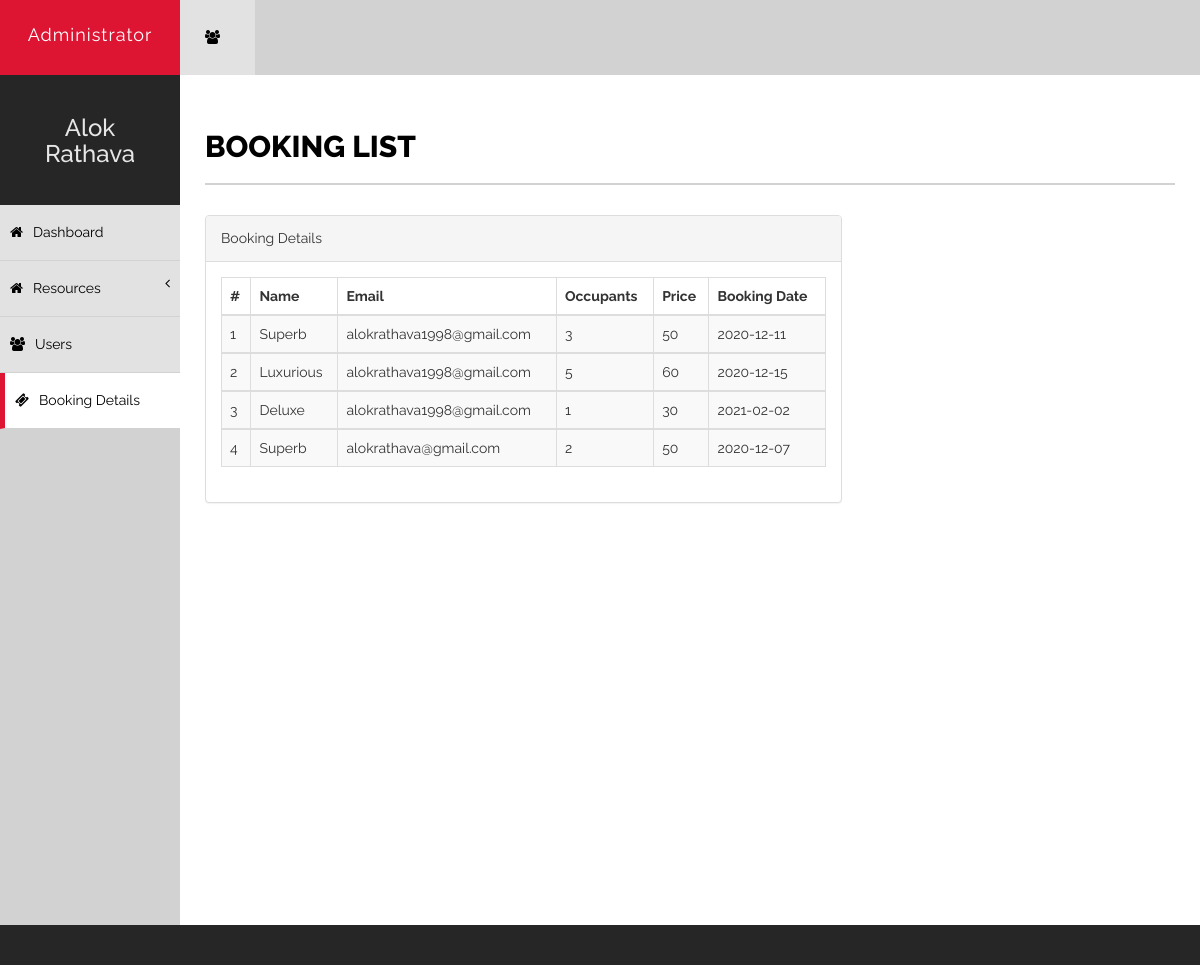
The app's page /admin/booking.php (signed in) with its own data.
### tables this page shows
CREATE TABLE IF NOT EXISTS `book_resource` (
  `id` int(5) NOT NULL AUTO_INCREMENT,
  `R_name` varchar(20) NOT NULL,
  `R_occupants` int(5) NOT NULL,
  `Email` varchar(30) NOT NULL,
  `R_price` int(5) NOT NULL,
  `Payment_id` varchar(30) NOT NULL,
  `R_bookdate` varchar(30) NOT NULL,
  PRIMARY KEY (`id`)
);

### admin/booking.php (the view, shortened to what this page needs)
<?php
    require 'config.php';
 ?>
<!DOCTYPE html>
<html xmlns="http://www.w3.org/1999/xhtml">
<head>
    <link href="assets/css/bootstrap.css" rel="stylesheet" />
    <link href="assets/css/font-awesome.css" rel="stylesheet" />
    <link href="assets/css/style.css" rel="stylesheet" />
</head>
<body>
    <div id="wrapper">
        <nav class="navbar navbar-default navbar-cls-top " role="navigation" style="margin-bottom: 0">
            <div class="navbar-header">
                <a  class="navbar-brand" href="dashboard.php">Administrator</a>
            </div>
           <div class="notifications-wrapper">
<ul class="nav">
                <li class="dropdown">
                    <a class="dropdown-toggle" data-toggle="dropdown" href="#">
                        <i class="fa fa-users"></i></a>
                        </li>
                    </ul>
            </div>
        </nav>
         <nav  class="navbar-default navbar-side" role="navigation">
            <div class="sidebar-collapse">
                <ul class="nav" id="main-menu">
                    <li>
                        <div class="user-img-div">
                             <h3 style="color: #f1f1f1f1;"><?php echo $_SESSION["a_name"]; ?></h3>
                        </div>
                    </li>
                    <li>
                        <a href="dashboard.php"><i class="fa fa-home "></i>Dashboard</a>
                    </li>
                    <li>
                        <a  href="#"><i class="fa fa-home "></i>Resources<span class="fa arrow"></span></a>
                    </li>
                    <li>
                        <a href="users.php" class=""><i class="fa fa-users"></i>Users</a>
                        <a href="booking.php" class="active-menu"><i class="fa fa-ticket"></i>Booking Details</a>
                    </li>
                </ul>
            </div>
        </nav>
        <div id="page-wrapper" class="page-wrapper-cls">
            <div id="page-inner">
                <div class="row">
                    <div class="col-md-12">
                        <h1 class="page-head-line">Booking List</h1>
                    </div>
                </div>
                <div class="row">
                <div class="col-md-8">
                    <div class="panel panel-default">
                        <div class="panel-heading">
                           Booking Details
                        </div>
                        <div class="panel-body">
                            <div class="table-responsive">
                                <table class="table table-striped table-bordered table-hover">
                                    <thead>
                                        <tr>
                                            <th>#</th>
                                            <th>Name</th>
                                            <th>Email</th>
                                            <th>Occupants</th>
                                            <th>Price</th>
                                            <th>Booking Date</th>
                                        </tr>
                                    </thead>
                                    <?php
                                        $select_sql_book = "SELECT * FROM `book_resource`";
                                        $result = $conn->query($select_sql_book);
                                        if ($result->num_rows>0) {
                                            while($row = $result->fetch_assoc()){
                                            $id = $row["id"];
                                            $name = $row["R_name"];
                                            $occupants = $row["R_occupants"];
                                            $email = $row["Email"];
                                            $price = $row["R_price"];
                                            $booking_date = $row["R_bookdate"];
                                                ?>
                                        <tbody>
                                        <tr>
                                            <td><?php echo $id; ?></td>
                                            <td><?php echo $name; ?></td>
                                            <td><?php echo $email; ?></td>
                                            <td><?php echo $occupants; ?></td>
                                            <td><?php echo $price; ?></td>
                                            <td><?php echo $booking_date; ?></td>
                                        </tr>
                                   <?php    }
                                        }
                                    ?>
                                </tbody>
                                </table>
                            </div>
                        </div>
                    </div>
                </div>
            </div>
            </div>
        </div>
    </div>
   <footer>
    </footer>
</body>
</html>

### admin/assets/css/style.css (style rules this page uses)
body { font-family: 'Raleway', sans-serif; line-height:25px; font-size:14px; }
#wrapper { width: 100%; background: #d2d2d2; }
#page-wrapper { padding: 15px 15px; min-height: 800px; background: #fff; }
#page-inner { width: 100%; margin: 10px 20px 10px 0px; background-color: #fff!important; padding: 10px; min-height: 800px; }
.page-head-line { font-size: 30px; text-transform: uppercase; color: #000; font-weight: 800; padding-bottom: 20px; border-bottom: 2px solid #d2d2d2; margin-bottom: 30px; }
.navbar-cls-top .navbar-brand { color: #fff; background: #DD1533; width: 180px; text-align: center; height: 75px; font-size: 18px; letter-spacing: 1px; padding-top: 25px; }
.user-img-div { min-height: 130px; padding: 20px; background-color: #262626; text-align:center; }
.active-menu { background-color: #fff!important; border-left: 5px solid #DD1533; }
.arrow { float: right; }
.fa.arrow:before { content: "\f104"; }
.sidebar-collapse, .sidebar-collapse .nav { background: none; }
.sidebar-collapse .nav { padding: 0; }
.sidebar-collapse .nav > li > a { color: #000; background: #E2E2E2; text-shadow: none; border-bottom: 1px solid #D2D2D2; }
.sidebar-collapse > .nav > li > a { padding: 15px 10px; }
.navbar-side { border: none; background-color: #202020; }
.navbar-cls-top { background: #262626; border-bottom: none; }
.navbar-default { border: 0px solid black; }
.navbar-header { background: #000000; }
.nav > li > a > i { margin-right: 10px; }
.notifications-wrapper { margin-left:3px; }
.notifications-wrapper .nav { background-color: #D2d2d2; }
.notifications-wrapper li { display: inline-block; }
.notifications-wrapper li a { padding: 25px; min-height: 50px; }
.notifications-wrapper .nav > li > a { background-color: #E2E2E2; color:#000; }
footer { background-color:#262626; padding:20px 50px; color:#fff; font-size:12px; }
@media (min-width:768px) { .page-wrapper-cls { margin: 0 0 0 180px; } }
@media (min-width:768px) { .navbar-side { z-index: 1; position: absolute; width: 180px; } }
@media (min-width:768px) { .navbar { border-radius: 0px; } }

### records on screen
book_resource: id "1", R_name "Superb", Email "alokrathava1998@gmail.com", R_occupants "3", R_price "50", R_bookdate "2020-12-11"
book_resource: id "2", R_name "Luxurious", Email "alokrathava1998@gmail.com", R_occupants "5", R_price "60", R_bookdate "2020-12-15"
book_resource: id "3", R_name "Deluxe", Email "alokrathava1998@gmail.com", R_occupants "1", R_price "30", R_bookdate "2021-02-02"
book_resource: id "4", R_name "Superb", Email "alokrathava@gmail.com", R_occupants "2", R_price "50", R_bookdate "2020-12-07"

### other values on screen
$_SESSION["a_name"] "Alok Rathava"
